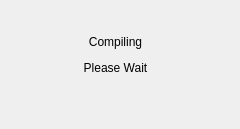
<?xml version="1.0" encoding="UTF-8"?>
<ui version="4.0">
 <class>Dialog</class>
 <widget class="QDialog" name="Dialog">
  <property name="geometry">
   <rect>
    <x>0</x>
    <y>0</y>
    <width>240</width>
    <height>129</height>
   </rect>
  </property>
  <property name="windowTitle">
   <string>Dialog</string>
  </property>
  <widget class="QLabel" name="label">
   <property name="geometry">
    <rect>
     <x>50</x>
     <y>30</y>
     <width>131</width>
     <height>51</height>
    </rect>
   </property>
   <property name="text">
    <string>&lt;html&gt;&lt;head/&gt;&lt;body&gt;&lt;p align=&quot;center&quot;&gt;Compiling&lt;/p&gt;&lt;p align=&quot;center&quot;&gt;Please Wait&lt;/p&gt;&lt;/body&gt;&lt;/html&gt;</string>
   </property>
  </widget>
 </widget>
 <resources/>
 <connections/>
</ui>
